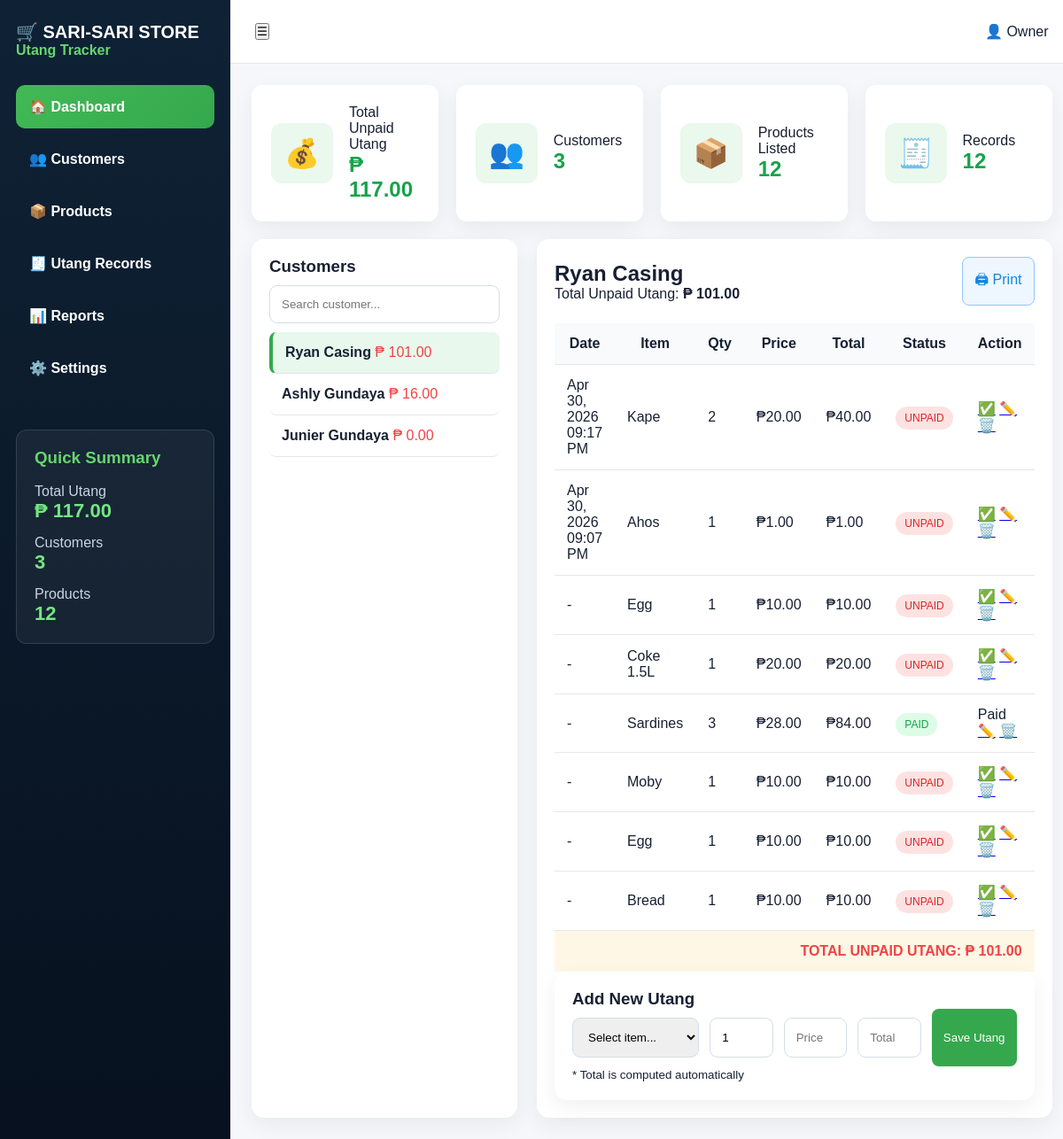
Screenshot of /customer/3 with the database file from the repository.
### tables this page shows
CREATE TABLE customers (
        id INTEGER PRIMARY KEY AUTOINCREMENT,
        name TEXT NOT NULL
    );

CREATE TABLE utang (
        id INTEGER PRIMARY KEY AUTOINCREMENT,
        customer_id INTEGER NOT NULL,
        item_name TEXT NOT NULL,
        quantity INTEGER NOT NULL,
        price REAL NOT NULL,
        total REAL NOT NULL,
        status TEXT DEFAULT 'UNPAID'
    , date_created TEXT);

### app.py (the view)
@app.route("/customer/<int:id>")
def customer(id):
    conn = get_db()
    cursor = conn.cursor()
    cursor.execute("SELECT * FROM customers WHERE id=?", (id,))
    selected_customer = cursor.fetchone()
    cursor.execute("SELECT * FROM utang WHERE customer_id=? ORDER BY id DESC", (id,))
    utang_list = cursor.fetchall()
    cursor.execute("""
        SELECT COALESCE(SUM(total),0)
        FROM utang
        WHERE customer_id=? AND status='UNPAID'
    """, (id,))
    selected_total = cursor.fetchone()[0]
    conn.close()
    return render_template(
        "index.html",
        **get_common_data("dashboard", selected_customer, utang_list, selected_total)
    )

### app.py (called while the page is built)
def get_db():
    return sqlite3.connect("database.db")

def get_customers(cursor):
    cursor.execute("""
        SELECT customers.id, customers.name,
        COALESCE(SUM(
            CASE WHEN utang.status='UNPAID' THEN utang.total ELSE 0 END
        ), 0)
        FROM customers
        LEFT JOIN utang ON customers.id = utang.customer_id
        GROUP BY customers.id, customers.name
        ORDER BY customers.id DESC
    """)
    return cursor.fetchall()

### templates/index.html (shortened to what this page needs)
<!DOCTYPE html>
<html lang="en">
<head>
  <link rel="stylesheet" href="{{ url_for('static', filename='style.css') }}">
</head>
<body>
<div class="app">
  <aside class="sidebar">
    <h2>🛒 SARI-SARI STORE</h2>
    <p>Utang Tracker</p>
    <nav>
      <a href="/" class="{% if page == 'dashboard' %}active{% endif %}">🏠 Dashboard</a>
      <a href="/customers" class="{% if page == 'customers' %}active{% endif %}">👥 Customers</a>
      <a href="/products" class="{% if page == 'products' %}active{% endif %}">📦 Products</a>
      <a href="/records" class="{% if page == 'records' %}active{% endif %}">🧾 Utang Records</a>
      <a href="/reports" class="{% if page == 'reports' %}active{% endif %}">📊 Reports</a>
      <a href="/settings" class="{% if page == 'settings' %}active{% endif %}">⚙️ Settings</a>
    </nav>
    <div class="summary">
      <h3>Quick Summary</h3>
      <p>Total Utang</p>
      <strong>₱ {{ "%.2f"|format(total_utang) }}</strong>
      <p>Customers</p>
      <strong>{{ customers|length }}</strong>
      <p>Products</p>
      <strong>{{ products|length }}</strong>
    </div>
  </aside>
  <main class="main">
    <header class="topbar">
      <button>☰</button>
      <div>👤 Owner</div>
    </header>
    <section class="cards">
      <div class="stat">
        <span>💰</span>
        <div>
          <p>Total Unpaid Utang</p>
          <h2>₱ {{ "%.2f"|format(total_utang) }}</h2>
        </div>
      </div>
      <div class="stat">
        <span>👥</span>
        <div>
          <p>Customers</p>
          <h2>{{ customers|length }}</h2>
        </div>
      </div>
      <div class="stat">
        <span>📦</span>
        <div>
          <p>Products Listed</p>
          <h2>{{ products|length }}</h2>
        </div>
      </div>
      <div class="stat">
        <span>🧾</span>
        <div>
          <p>Records</p>
          <h2>{{ all_records|length }}</h2>
        </div>
      </div>
    </section>
    {% if page == "dashboard" %}
    <section class="content-grid">
      <div class="customer-panel">
        <h3>Customers</h3>
        <input type="text" id="customerSearch" placeholder="Search customer...">
        {% if customers %}
          {% for customer in customers %}
            <a href="/customer/{{ customer[0] }}"
               class="customer customer-item {% if selected_customer and selected_customer[0] == customer[0] %}active-customer{% endif %}">
              <strong>{{ customer[1] }}</strong>
              <span>₱ {{ "%.2f"|format(customer[2]) }}</span>
            </a>
          {% endfor %}
        {% else %}
          <p class="empty">No customers yet.</p>
        {% endif %}
      </div>
      <div class="details">
        {% if selected_customer %}
          <div class="details-head">
            <div>
              <h2>{{ selected_customer[1] }}</h2>
              <p>Total Unpaid Utang: <b>₱ {{ "%.2f"|format(selected_total) }}</b></p>
            </div>
            <div class="actions">
              <a href="/print/{{ selected_customer[0] }}" class="blue-btn">🖨 Print</a>
            </div>
          </div>
          <table>
            <thead>
              <tr>
                <th>Date</th>
                <th>Item</th>
                <th>Qty</th>
                <th>Price</th>
                <th>Total</th>
                <th>Status</th>
                <th>Action</th>
              </tr>
            </thead>
            <tbody>
              {% if utang_list %}
                {% for u in utang_list %}
                  <tr>
                    <td>{{ u[7] if u[7] else "-" }}</td>
                    <td>{{ u[2] }}</td>
                    <td>{{ u[3] }}</td>
                    <td>₱{{ "%.2f"|format(u[4]) }}</td>
                    <td>₱{{ "%.2f"|format(u[5]) }}</td>
                    <td>
                      <span class="badge {% if u[6] == 'PAID' %}paid{% else %}unpaid{% endif %}">
                        {{ u[6] }}
                      </span>
                    </td>
                    <td>
                      {% if u[6] == 'UNPAID' %}
                        <a href="/mark-paid/{{ u[0] }}/{{ selected_customer[0] }}"
                           onclick="return confirm('Mark this item as paid?')">✅</a>
                      {% else %}
                        <span class="paid-text">Paid</span>
                      {% endif %}
                      <a href="/edit-utang/{{ u[0] }}/{{ selected_customer[0] }}">✏️</a>
                      <a href="/delete-utang/{{ u[0] }}/{{ selected_customer[0] }}"
                         onclick="return confirm('Delete this utang record?')">🗑️</a>
                    </td>
                  </tr>
                {% endfor %}
              {% else %}
                <tr>
                  <td colspan="7">No utang records yet.</td>
                </tr>
              {% endif %}
            </tbody>
          </table>
          <div class="total-row">
            TOTAL UNPAID UTANG: <strong>₱ {{ "%.2f"|format(selected_total) }}</strong>
          </div>
          <div class="form-card">
            <h3>Add New Utang</h3>
            <form action="/add-utang" method="POST">
              <div class="form-grid">
                <select name="item_name" id="itemSelect" required>
                  <option value="">Select item...</option>
                </select>
                <input type="number" name="quantity" id="quantityInput" value="1" min="1" required>
                <input type="text" name="price" id="priceInput" placeholder="Price" readonly required>
                <input type="text" name="total" id="totalInput" placeholder="Total" readonly required>
                <button class="green-btn" type="submit">Save Utang</button>
              </div>
            </form>
            <small>* Total is computed automatically</small>
          </div>
        {% else %}
          <div class="empty-state">
            <h2>Select a customer</h2>
            <p>Click a customer from the list to view and add utang records.</p>
          </div>
        {% endif %}
      </div>
    </section>
    {% endif %}
  </main>
</div>
</body>
</html>

### static/style.css (style rules this page uses)
* { margin: 0; padding: 0; box-sizing: border-box; font-family: Arial, sans-serif; }
body { background: #f5f7fb; color: #172033; }
.app { display: grid; grid-template-columns: 260px 1fr; min-height: 100vh; }
.sidebar { background: linear-gradient(180deg, #0f2235, #07111f); color: white; padding: 24px 18px; }
.sidebar h2 { font-size: 20px; }
.sidebar > p { color: #67d66f; margin-bottom: 30px; font-weight: bold; }
.sidebar nav { display: grid; gap: 10px; }
.sidebar nav a { padding: 15px; border-radius: 10px; color: #dce7f3; font-weight: bold; }
.sidebar nav a.active, .sidebar nav a:hover { background: linear-gradient(135deg, #42b956, #35a84d); color: white; }
.summary { margin-top: 45px; padding: 20px; border: 1px solid rgba(255,255,255,0.12); border-radius: 12px; background: rgba(255,255,255,0.05); }
.summary h3 { color: #67d66f; margin-bottom: 18px; }
.summary p { color: #cbd5e1; margin-top: 14px; }
.summary strong { color: #75e681; font-size: 22px; }
.main { padding: 0 24px 24px; }
.topbar { height: 72px; background: white; margin: 0 -24px 24px; padding: 0 28px; display: flex; align-items: center; justify-content: space-between; border-bottom: 1px solid #e5e7eb; }
.cards { display: grid; grid-template-columns: repeat(4, 1fr); gap: 20px; margin-bottom: 20px; }
.stat { background: white; padding: 22px; border-radius: 12px; display: flex; gap: 18px; align-items: center; box-shadow: 0 8px 25px rgba(0,0,0,0.06); }
.stat span { font-size: 32px; background: #eaf8ed; padding: 15px; border-radius: 12px; }
.stat h2 { color: #16a34a; }
.content-grid { display: grid; grid-template-columns: 300px 1fr; gap: 22px; }
.customer-panel, .details, .form-card, .products { background: white; border-radius: 14px; padding: 20px; box-shadow: 0 8px 25px rgba(0,0,0,0.06); }
input, select { width: 100%; padding: 13px; border: 1px solid #d6dde8; border-radius: 9px; margin: 10px 0; }
.green-btn { background: #35a84d; color: white; border: none; padding: 13px; border-radius: 8px; cursor: pointer; }
.blue-btn { background: #eef6ff; color: #1684db; border: 1px solid #93c5fd; padding: 13px; border-radius: 8px; }
.customer { display: block; text-decoration: none; color: inherit; padding: 14px; border-bottom: 1px solid #e5e7eb; border-radius: 8px; }
.customer span { color: #ef4444; }
.active-customer { background: #e8f8ec; border-left: 4px solid #35a84d; }
table { width: 100%; border-collapse: collapse; }
th, td { padding: 14px; border-bottom: 1px solid #e5e7eb; }
th { background: #f8fafc; }
.badge { padding: 6px 10px; border-radius: 20px; font-size: 12px; }
.unpaid { background: #fee2e2; color: #dc2626; }
.paid { background: #dcfce7; color: #16a34a; }
.total-row { background: #fff7e6; padding: 14px; text-align: right; color: #ef4444; font-weight: bold; }
.form-grid { display: grid; grid-template-columns: 2fr 1fr 1fr 1fr auto; gap: 12px; }
.details-head { display: flex; justify-content: space-between; align-items: center; gap: 16px; margin-bottom: 20px; }
.actions { display: flex; gap: 10px; align-items: center; }
.actions a { text-decoration: none; }
.sidebar nav a { text-decoration: none; color: white; }

### rows the page displays
customers: name "Ryan Casing", customer "101.00"
customers: name "Ashly Gundaya", customer "16.00"
customers: name "Junier Gundaya", customer "0.00"
utang: date_created "Apr 30, 2026 09:17 PM", item_name "Kape", quantity "2", price "20.00", total "40.00", status "UNPAID"
utang: date_created "Apr 30, 2026 09:07 PM", item_name "Ahos", quantity "1", price "1.00", total "1.00", status "UNPAID"
utang: u "-", item_name "Egg", quantity "1", price "10.00", total "10.00", status "UNPAID"
utang: u "-", item_name "Coke 1.5L", quantity "1", price "20.00", total "20.00", status "UNPAID"
utang: u "-", item_name "Sardines", quantity "3", price "28.00", total "84.00", status "PAID", shows "Paid"
utang: u "-", item_name "Moby", quantity "1", price "10.00", total "10.00", status "UNPAID"
utang: u "-", item_name "Egg", quantity "1", price "10.00", total "10.00", status "UNPAID"
utang: u "-", item_name "Bread", quantity "1", price "10.00", total "10.00", status "UNPAID"

### other values shown
{{ "%.2f"|format(total_utang) }} "117.00"
{{ customers|length }} "3"
{{ products|length }} "12"
{{ all_records|length }} "12"
{{ "%.2f"|format(selected_total) }} "101.00"
